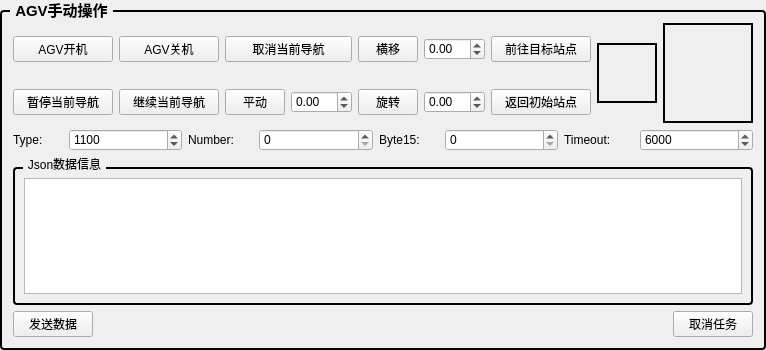
         <widget class="QGroupBox" name="groupBox_33">
          <property name="maximumSize">
           <size>
            <width>16777215</width>
            <height>350</height>
           </size>
          </property>
          <property name="font">
           <font>
            <family>Microsoft YaHei UI</family>
            <pointsize>11</pointsize>
            <bold>true</bold>
           </font>
          </property>
          <property name="styleSheet">
           <string notr="true">QGroupBox {
    border: 2px solid #000000; /* 2px宽的黑色边框，可根据需要调整粗细和颜色 */
    border-radius: 4px; /* 可选：添加边框圆角 */
    margin-top: 10px; /* 为标题留出空间 */
}
QGroupBox::title {
    subcontrol-origin: margin;
    subcontrol-position: top left; /* 标题位置 */
    left: 10px; /* 标题左侧间距 */
    padding: 0 3px 0 3px; /* 标题文字周围留白 */
}</string>
          </property>
          <property name="title">
           <string>AGV手动操作</string>
          </property>
          <layout class="QGridLayout" name="gridLayout_38">
           <item row="0" column="0">
            <layout class="QGridLayout" name="gridLayout_34">
             <item row="0" column="0">
              <widget class="QPushButton" name="btn_AGVOpen">
               <property name="minimumSize">
                <size>
                 <width>100</width>
                 <height>0</height>
                </size>
               </property>
               <property name="text">
                <string>AGV开机</string>
               </property>
              </widget>
             </item>
             <item row="0" column="1">
              <widget class="QPushButton" name="btn_AGVClose">
               <property name="minimumSize">
                <size>
                 <width>100</width>
                 <height>0</height>
                </size>
               </property>
               <property name="text">
                <string>AGV关机</string>
               </property>
              </widget>
             </item>
             <item row="0" column="5" rowspan="2">
              <widget class="QPushButton" name="btn_AGVRapidStop">
               <property name="sizePolicy">
                <sizepolicy hsizetype="Maximum" vsizetype="Maximum">
                 <horstretch>0</horstretch>
                 <verstretch>0</verstretch>
                </sizepolicy>
               </property>
               <property name="minimumSize">
                <size>
                 <width>60</width>
                 <height>60</height>
                </size>
               </property>
               <property name="maximumSize">
                <size>
                 <width>60</width>
                 <height>60</height>
                </size>
               </property>
               <property name="cursor">
                <cursorShape>ArrowCursor</cursorShape>
               </property>
               <property name="styleSheet">
                <string notr="true">background-color: transparent; 
 border-image: url(:/RapidStop.svg) 0 stretch;
border: 2px solid black; </string>
               </property>
               <property name="text">
                <string/>
               </property>
               <property name="iconSize">
                <size>
                 <width>16</width>
                 <height>15</height>
                </size>
               </property>
              </widget>
             </item>
             <item row="0" column="6" rowspan="2">
              <widget class="QPushButton" name="btn_AGVToAuto">
               <property name="sizePolicy">
                <sizepolicy hsizetype="Maximum" vsizetype="Minimum">
                 <horstretch>0</horstretch>
                 <verstretch>0</verstretch>
                </sizepolicy>
               </property>
               <property name="minimumSize">
                <size>
                 <width>90</width>
                 <height>100</height>
                </size>
               </property>
               <property name="maximumSize">
                <size>
                 <width>90</width>
                 <height>100</height>
                </size>
               </property>
               <property name="styleSheet">
                <string notr="true">background-color: transparent; 
 border-image: url(:/ManualToAuto.svg) 0 stretch;
border: 2px solid black; </string>
               </property>
               <property name="text">
                <string/>
               </property>
              </widget>
             </item>
             <item row="1" column="0">
              <widget class="QPushButton" name="btn_AGVPauseNavigate">
               <property name="minimumSize">
                <size>
                 <width>100</width>
                 <height>0</height>
                </size>
               </property>
               <property name="text">
                <string>暂停当前导航</string>
               </property>
              </widget>
             </item>
             <item row="1" column="1">
              <widget class="QPushButton" name="btn_AGVContinueNavigate">
               <property name="minimumSize">
                <size>
                 <width>100</width>
                 <height>0</height>
                </size>
               </property>
               <property name="text">
                <string>继续当前导航</string>
               </property>
              </widget>
             </item>
             <item row="0" column="2">
              <widget class="QPushButton" name="btn_AGVCancelNavigate">
               <property name="minimumSize">
                <size>
                 <width>100</width>
                 <height>0</height>
                </size>
               </property>
               <property name="text">
                <string>取消当前导航</string>
               </property>
              </widget>
             </item>
             <item row="1" column="2">
              <layout class="QHBoxLayout" name="horizontalLayout_8">
               <item>
                <widget class="QPushButton" name="btn_AGV_Translate">
                 <property name="sizePolicy">
                  <sizepolicy hsizetype="Maximum" vsizetype="Fixed">
                   <horstretch>0</horstretch>
                   <verstretch>0</verstretch>
                  </sizepolicy>
                 </property>
                 <property name="minimumSize">
                  <size>
                   <width>60</width>
                   <height>0</height>
                  </size>
                 </property>
                 <property name="maximumSize">
                  <size>
                   <width>60</width>
                   <height>16777215</height>
                  </size>
                 </property>
                 <property name="text">
                  <string>平动</string>
                 </property>
                </widget>
               </item>
               <item>
                <widget class="QDoubleSpinBox" name="doubleSpinBox_AGV_Translate">
                 <property name="minimum">
                  <double>-90.000000000000000</double>
                 </property>
                 <property name="maximum">
                  <double>90.000000000000000</double>
                 </property>
                </widget>
               </item>
              </layout>
             </item>
             <item row="0" column="4">
              <widget class="QPushButton" name="btn_AGVToTarget">
               <property name="minimumSize">
                <size>
                 <width>100</width>
                 <height>0</height>
                </size>
               </property>
               <property name="text">
                <string>前往目标站点</string>
               </property>
              </widget>
             </item>
             <item row="1" column="4">
              <widget class="QPushButton" name="btn_AGVToOrigin">
               <property name="minimumSize">
                <size>
                 <width>100</width>
                 <height>0</height>
                </size>
               </property>
               <property name="text">
                <string>返回初始站点</string>
               </property>
              </widget>
             </item>
             <item row="1" column="3">
              <layout class="QHBoxLayout" name="horizontalLayout_9">
               <item>
                <widget class="QPushButton" name="btn_AGV_Turn">
                 <property name="sizePolicy">
                  <sizepolicy hsizetype="Minimum" vsizetype="Fixed">
                   <horstretch>0</horstretch>
                   <verstretch>0</verstretch>
                  </sizepolicy>
                 </property>
                 <property name="minimumSize">
                  <size>
                   <width>60</width>
                   <height>0</height>
                  </size>
                 </property>
                 <property name="maximumSize">
                  <size>
                   <width>60</width>
                   <height>16777215</height>
                  </size>
                 </property>
                 <property name="text">
                  <string>旋转</string>
                 </property>
                </widget>
               </item>
               <item>
                <widget class="QDoubleSpinBox" name="doubleSpinBox_AGV_Turn">
                 <property name="minimum">
                  <double>-90.000000000000000</double>
                 </property>
                 <property name="maximum">
                  <double>90.000000000000000</double>
                 </property>
                </widget>
               </item>
              </layout>
             </item>
             <item row="0" column="3">
              <layout class="QHBoxLayout" name="horizontalLayout_11">
               <item>
                <widget class="QPushButton" name="btn_AGV_Transverse">
                 <property name="sizePolicy">
                  <sizepolicy hsizetype="Maximum" vsizetype="Fixed">
                   <horstretch>0</horstretch>
                   <verstretch>0</verstretch>
                  </sizepolicy>
                 </property>
                 <property name="minimumSize">
                  <size>
                   <width>60</width>
                   <height>0</height>
                  </size>
                 </property>
                 <property name="maximumSize">
                  <size>
                   <width>60</width>
                   <height>16777215</height>
                  </size>
                 </property>
                 <property name="text">
                  <string>横移</string>
                 </property>
                </widget>
               </item>
               <item>
                <widget class="QDoubleSpinBox" name="doubleSpinBox_AGV_Transverse">
                 <property name="minimum">
                  <double>-90.000000000000000</double>
                 </property>
                 <property name="maximum">
                  <double>90.000000000000000</double>
                 </property>
                </widget>
               </item>
              </layout>
             </item>
            </layout>
           </item>
           <item row="1" column="0">
            <layout class="QGridLayout" name="gridLayout_11">
             <item row="0" column="7">
              <widget class="QSpinBox" name="spinBox_Timeout">
               <property name="maximum">
                <number>65535</number>
               </property>
               <property name="value">
                <number>6000</number>
               </property>
              </widget>
             </item>
             <item row="0" column="6">
              <widget class="QLabel" name="label_134">
               <property name="sizePolicy">
                <sizepolicy hsizetype="Maximum" vsizetype="Preferred">
                 <horstretch>0</horstretch>
                 <verstretch>0</verstretch>
                </sizepolicy>
               </property>
               <property name="maximumSize">
                <size>
                 <width>70</width>
                 <height>16777215</height>
                </size>
               </property>
               <property name="text">
                <string>Timeout:</string>
               </property>
              </widget>
             </item>
             <item row="0" column="2">
              <widget class="QLabel" name="label_128">
               <property name="sizePolicy">
                <sizepolicy hsizetype="Maximum" vsizetype="Preferred">
                 <horstretch>0</horstretch>
                 <verstretch>0</verstretch>
                </sizepolicy>
               </property>
               <property name="maximumSize">
                <size>
                 <width>65</width>
                 <height>16777215</height>
                </size>
               </property>
               <property name="text">
                <string>Number:</string>
               </property>
              </widget>
             </item>
             <item row="0" column="5">
              <widget class="QSpinBox" name="spinBox_Byte15">
               <property name="maximum">
                <number>65535</number>
               </property>
               <property name="value">
                <number>0</number>
               </property>
              </widget>
             </item>
             <item row="0" column="1">
              <widget class="QSpinBox" name="spinBox_Type">
               <property name="maximum">
                <number>65535</number>
               </property>
               <property name="value">
                <number>1100</number>
               </property>
              </widget>
             </item>
             <item row="0" column="4">
              <widget class="QLabel" name="label_131">
               <property name="sizePolicy">
                <sizepolicy hsizetype="Maximum" vsizetype="Preferred">
                 <horstretch>0</horstretch>
                 <verstretch>0</verstretch>
                </sizepolicy>
               </property>
               <property name="maximumSize">
                <size>
                 <width>60</width>
                 <height>16777215</height>
                </size>
               </property>
               <property name="text">
                <string>Byte15:</string>
               </property>
              </widget>
             </item>
             <item row="0" column="0">
              <widget class="QLabel" name="label_130">
               <property name="sizePolicy">
                <sizepolicy hsizetype="Maximum" vsizetype="Preferred">
                 <horstretch>0</horstretch>
                 <verstretch>0</verstretch>
                </sizepolicy>
               </property>
               <property name="maximumSize">
                <size>
                 <width>50</width>
                 <height>16777215</height>
                </size>
               </property>
               <property name="text">
                <string>Type:</string>
               </property>
              </widget>
             </item>
             <item row="0" column="3">
              <widget class="QSpinBox" name="spinBox_Num">
               <property name="maximum">
                <number>65535</number>
               </property>
               <property name="value">
                <number>0</number>
               </property>
              </widget>
             </item>
            </layout>
           </item>
           <item row="2" column="0">
            <widget class="QGroupBox" name="groupBox_34">
             <property name="title">
              <string>Json数据信息</string>
             </property>
             <layout class="QVBoxLayout" name="verticalLayout_15">
              <item>
               <widget class="QTextEdit" name="textEdit_Data"/>
              </item>
             </layout>
            </widget>
           </item>
           <item row="3" column="0">
            <layout class="QHBoxLayout" name="horizontalLayout_18">
             <item>
              <widget class="QPushButton" name="btn_Send">
               <property name="text">
                <string>发送数据</string>
               </property>
              </widget>
             </item>
             <item>
              <spacer name="horizontalSpacer_3">
               <property name="orientation">
                <enum>Qt::Horizontal</enum>
               </property>
               <property name="sizeHint" stdset="0">
                <size>
                 <width>40</width>
                 <height>20</height>
                </size>
               </property>
              </spacer>
             </item>
             <item>
              <widget class="QPushButton" name="btn_CancleTask">
               <property name="text">
                <string>取消任务</string>
               </property>
              </widget>
             </item>
            </layout>
           </item>
          </layout>
         </widget>
